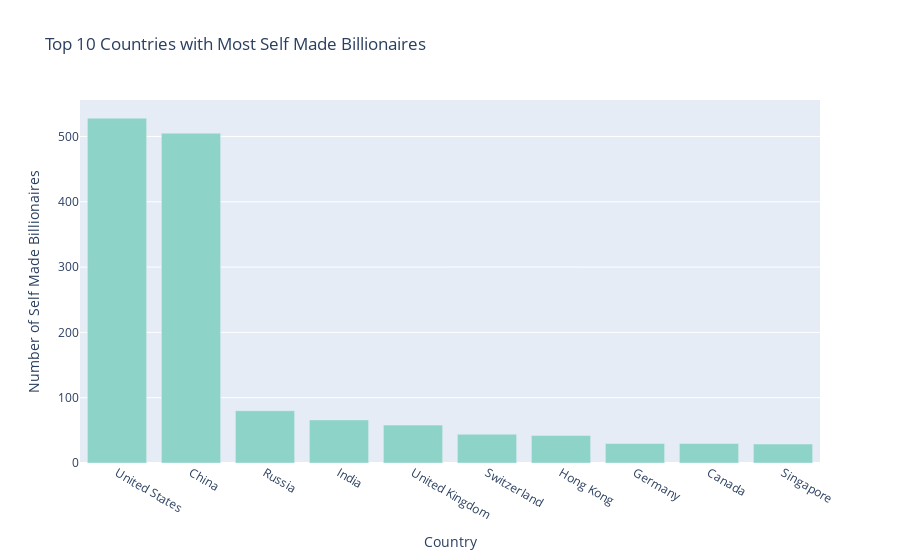

The notebook cell saved with this chart:
### Code cell
# top 10 countries with the most people categorized by selfMade
top_selfmade_countries = df[df['selfMade'] == 1]['country'].value_counts().head(10)

# plot 2 - bar plot of the top 10 countries with most billionaires categorized as selfMade
fig2 = px.bar(top_selfmade_countries, x=top_selfmade_countries.index, y=top_selfmade_countries.values,
              title="Top 10 Countries with Most Self Made Billionaires",
              color_discrete_sequence=px.colors.qualitative.Set3)
fig2.update_xaxes(title="Country")
fig2.update_yaxes(title="Number of Self Made Billionaires")
fig2.show()

### Figure 1 — Plotly figure (JSON) as saved in the notebook; plotly's stock layout.template omitted (floating-point values rounded to 4 significant figures)
{"data": [{"alignmentgroup": "True", "hovertemplate": "country=%{x}<br>y=%{y}<extra></extra>", "legendgroup": "", "marker": {"color": "rgb(141,211,199)", "pattern": {"shape": ""}}, "name": "", "offsetgroup": "", "orientation": "v", "showlegend": false, "textposition": "auto", "type": "bar", "x": ["United States", "China", "Russia", "India", "United Kingdom", "Switzerland", "Hong Kong", "Germany", "Canada", "Singapore"], "xaxis": "x", "y": [528, 505, 80, 66, 58, 44, 42, 30, 30, 29], "yaxis": "y"}], "layout": {"barmode": "relative", "legend": {"tracegroupgap": 0}, "title": {"text": "Top 10 Countries with Most Self Made Billionaires"}, "xaxis": {"anchor": "y", "domain": [0, 1], "title": {"text": "Country"}}, "yaxis": {"anchor": "x", "domain": [0, 1], "title": {"text": "Number of Self Made Billionaires"}}}}
